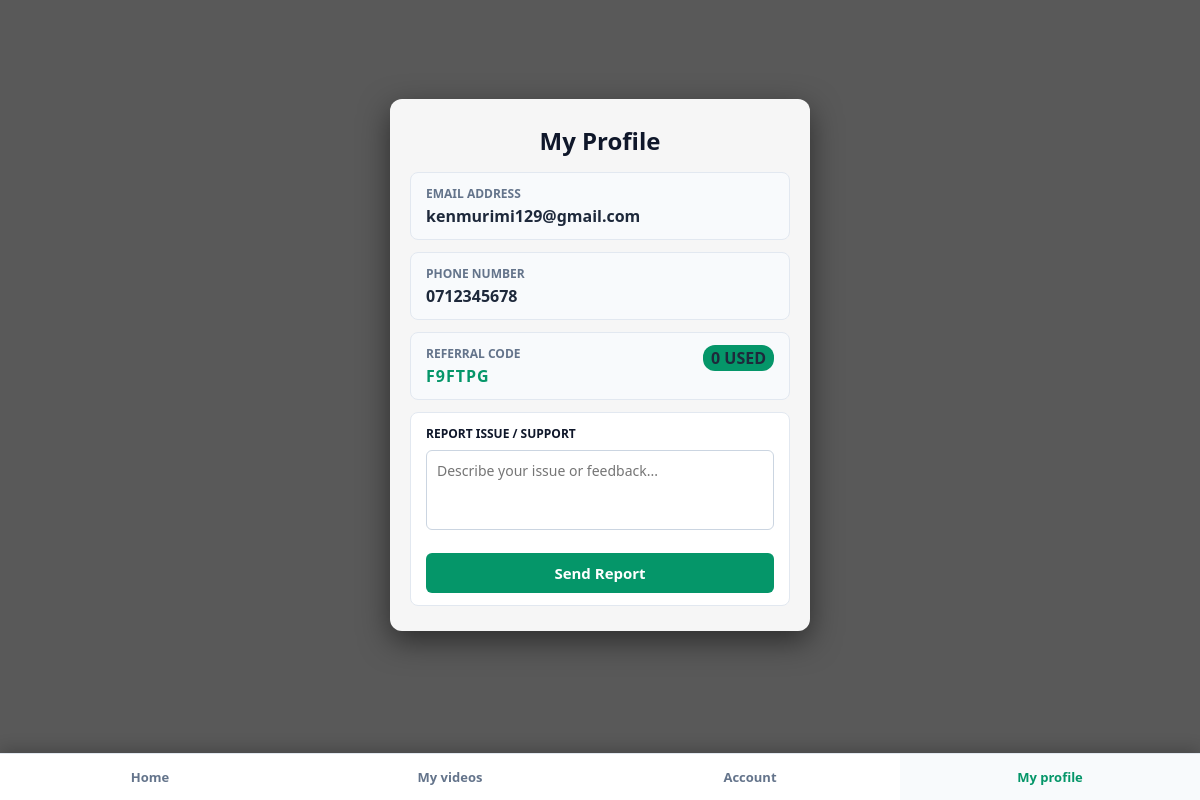
/profile (signed in), run on the app's committed database.
### tables this page shows
CREATE TABLE users (
            id INTEGER PRIMARY KEY AUTOINCREMENT,
            email TEXT UNIQUE,
            phone TEXT,
            password TEXT,
            referral_code TEXT,
            referred_by TEXT,
            balance REAL DEFAULT 0.0
        );

### app.py (the view, shortened to what this page needs)
@app.route("/profile", methods=["GET", "POST"])
def profile():
    if "user" not in session:
        return redirect(url_for("login"))
    conn = sqlite3.connect("database.db")
    cursor = conn.cursor()
    cursor.execute("SELECT * FROM users WHERE email = ? OR phone = ?", (session["user"], session["user"]))
    user = cursor.fetchone()
    if not user:
        conn.close()
        return redirect(url_for("login"))
    user_id = user[0]
    user_email = user[1]
    user_phone = user[2]
    my_ref_code = user[4]
    cursor.execute(
        "SELECT COUNT(*) FROM users WHERE referred_by = ?", (my_ref_code,)
    )
    ref_count = cursor.fetchone()[0]
    conn.close()
    return render_template("profile.html", user=user, ref_count=ref_count)

### templates/profile.html (shortened to what this page needs)
<!DOCTYPE html>
<html lang="en">
<head>
</head>
<body>
<div class="dashboard">
    <h2>My Profile</h2>
    <div class="profile-group">
        <label>Email Address</label>
        <span>{{ user[1] }}</span>
    </div>
    <div class="profile-group">
        <label>Phone Number</label>
        <span>{{ user[2] }}</span>
    </div>
    <div class="profile-group">
        <label>Referral Code <span class="badge">{{ ref_count }} Used</span></label>
        <span style="letter-spacing: 1px; color: #059669; font-weight: bold;">{{ user[4] }}</span>
    </div>
    <div class="profile-group" style="background: #fff; margin-bottom: 0;">
        <label style="color: #0f172a;">Report Issue / Support</label>
        <form method="POST" action="/profile">
            <textarea name="report_message" required placeholder="Describe your issue or feedback..." rows="3" style="width: 100%; padding: 10px; border-radius: 6px; border: 1px solid #cbd5e1; margin-bottom: 10px;"></textarea>
            <button type="submit" style="background: #059669; color: #fff; border: none; padding: 10px 15px; border-radius: 6px; cursor: pointer; font-weight: bold;">Send Report</button>
        </form>
    </div>
</div>
<div class="bottom-nav">
    <a href="/" class="nav-item">Home</a>
    <a href="/my-videos" class="nav-item">My videos</a>
    <a href="/account" class="nav-item">Account</a>
    <a href="/profile" class="nav-item active">My profile</a>
</div>
</body>
</html>

### templates/profile.html (style rules this page uses)
* { box-sizing: border-box; margin: 0; padding: 0; font-family: 'Segoe UI', Tahoma, Geneva, Verdana, sans-serif; -webkit-text-size-adjust: 100%; }
body { background: linear-gradient(rgba(0, 0, 0, 0.65), rgba(0, 0, 0, 0.65)), url('https://images.unsplash.com/photo-1611974789855-9c2a0a7236a3?auto=format&fit=crop&q=80&w=1920') no-repeat center center fixed; background-size: cover; display: flex; justify-content: center; align-items: center; min-height: 100vh; padding: 20px; padding-bottom: 90px; overflow-x: hidden; }
.dashboard { background: rgba(255, 255, 255, 0.95); padding: 25px 20px; border-radius: 12px; box-shadow: 0 10px 30px rgba(0, 0, 0, 0.5); width: 100%; max-width: 420px; backdrop-filter: blur(10px); }
h2 { color: #0f172a; margin-bottom: 15px; font-size: 24px; text-align: center; }
.profile-group { background: #f8fafc; border: 1px solid #e2e8f0; padding: 12px 15px; border-radius: 8px; margin-bottom: 12px; }
.profile-group label { font-size: 12px; font-weight: bold; color: #64748b; display: block; margin-bottom: 3px; text-transform: uppercase; }
.profile-group span { font-size: 16px; color: #1e293b; font-weight: 600; }
.badge { background: #059669; color: white; padding: 2px 8px; border-radius: 12px; font-size: 12px; float: right; }
textarea { width: 100%; padding: 10px; font-size: 14px; border: 1px solid #cbd5e1; border-radius: 6px; resize: none; height: 80px; outline: none; margin-top: 5px; }
button { width: 100%; background: #059669; color: white; padding: 10px; border: none; border-radius: 6px; cursor: pointer; font-size: 15px; font-weight: bold; margin-top: 8px; transition: background 0.2s; }
.bottom-nav { position: fixed; bottom: 0; left: 0; width: 100%; background: #ffffff; display: flex; justify-content: space-around; align-items: center; box-shadow: 0 -4px 15px rgba(0, 0, 0, 0.2); z-index: 1000; border-top: 1px solid #e2e8f0; }
.nav-item { flex: 1; text-align: center; padding: 14px 5px; color: #64748b; text-decoration: none; font-size: 13px; font-weight: 600; transition: color 0.2s, background 0.2s; }
.nav-item:hover, .nav-item.active { color: #059669; background: #f8fafc; }

### data on the page
users: email "kenmurimi129@gmail.com", phone "0712345678", referral_code "F9FTPG"

### other printed values
{{ ref_count }} "0"
